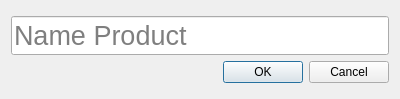
<?xml version="1.0" encoding="UTF-8"?>
<ui version="4.0">
 <class>Dialogaddproduct</class>
 <widget class="QDialog" name="Dialogaddproduct">
  <property name="geometry">
   <rect>
    <x>0</x>
    <y>0</y>
    <width>400</width>
    <height>99</height>
   </rect>
  </property>
  <property name="windowTitle">
   <string>Dialog</string>
  </property>
  <layout class="QVBoxLayout" name="verticalLayout_2">
   <item>
    <layout class="QVBoxLayout" name="verticalLayout">
     <item>
      <widget class="QLineEdit" name="lineEdit_NameProduct">
       <property name="font">
        <font>
         <pointsize>20</pointsize>
        </font>
       </property>
       <property name="placeholderText">
        <string>Name Product</string>
       </property>
      </widget>
     </item>
     <item>
      <widget class="QDialogButtonBox" name="buttonBox">
       <property name="orientation">
        <enum>Qt::Horizontal</enum>
       </property>
       <property name="standardButtons">
        <set>QDialogButtonBox::Cancel|QDialogButtonBox::Ok</set>
       </property>
      </widget>
     </item>
    </layout>
   </item>
  </layout>
 </widget>
 <resources/>
 <connections>
  <connection>
   <sender>buttonBox</sender>
   <signal>accepted()</signal>
   <receiver>Dialogaddproduct</receiver>
   <slot>accept()</slot>
   <hints>
    <hint type="sourcelabel">
     <x>248</x>
     <y>254</y>
    </hint>
    <hint type="destinationlabel">
     <x>157</x>
     <y>274</y>
    </hint>
   </hints>
  </connection>
  <connection>
   <sender>buttonBox</sender>
   <signal>rejected()</signal>
   <receiver>Dialogaddproduct</receiver>
   <slot>reject()</slot>
   <hints>
    <hint type="sourcelabel">
     <x>316</x>
     <y>260</y>
    </hint>
    <hint type="destinationlabel">
     <x>286</x>
     <y>274</y>
    </hint>
   </hints>
  </connection>
 </connections>
</ui>
